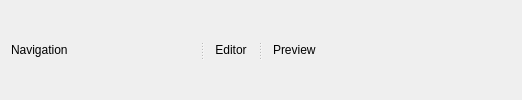
<?xml version="1.0" encoding="UTF-8"?>
<ui version="4.0">
 <class>PromptStudioWorkspace</class>
 <widget class="QWidget" name="PromptStudioWorkspace">
  <layout class="QHBoxLayout" name="mainLayout">
   <property name="leftMargin"><number>0</number></property>
   <property name="topMargin"><number>0</number></property>
   <property name="rightMargin"><number>0</number></property>
   <property name="bottomMargin"><number>0</number></property>
   <property name="spacing"><number>4</number></property>
   <item>
    <widget class="QSplitter" name="mainSplitter">
     <property name="orientation"><enum>Qt::Orientation::Horizontal</enum></property>
     <widget class="QWidget" name="navPlaceholder">
      <property name="minimumSize">
       <size><width>200</width><height>0</height></size>
      </property>
      <property name="maximumSize">
       <size><width>280</width><height>16777215</height></size>
      </property>
      <layout class="QVBoxLayout" name="navLayout">
       <item>
        <widget class="QLabel" name="navLabel">
         <property name="text"><string>Navigation</string></property>
        </widget>
       </item>
      </layout>
     </widget>
     <widget class="QWidget" name="editorPlaceholder">
      <layout class="QVBoxLayout" name="editorLayout">
       <item>
        <widget class="QLabel" name="editorLabel">
         <property name="text"><string>Editor</string></property>
         <property name="alignment"><set>Qt::AlignmentFlag::AlignCenter</set></property>
        </widget>
       </item>
      </layout>
     </widget>
     <widget class="QWidget" name="previewPlaceholder">
      <property name="minimumSize">
       <size><width>260</width><height>0</height></size>
      </property>
      <property name="maximumSize">
       <size><width>360</width><height>16777215</height></size>
      </property>
      <layout class="QVBoxLayout" name="previewLayout">
       <item>
        <widget class="QLabel" name="previewLabel">
         <property name="text"><string>Preview</string></property>
        </widget>
       </item>
      </layout>
     </widget>
    </widget>
   </item>
  </layout>
 </widget>
 <layoutdefault spacing="6" margin="11"/>
 <resources/>
 <connections/>
</ui>
